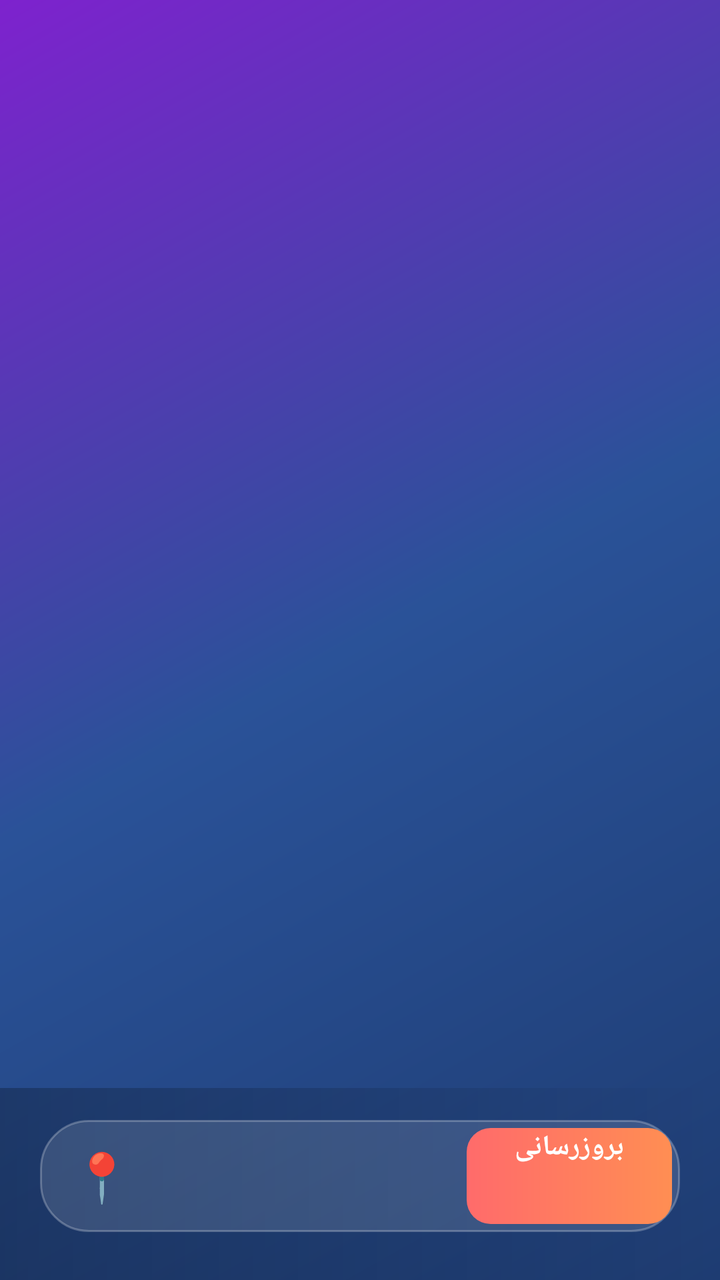
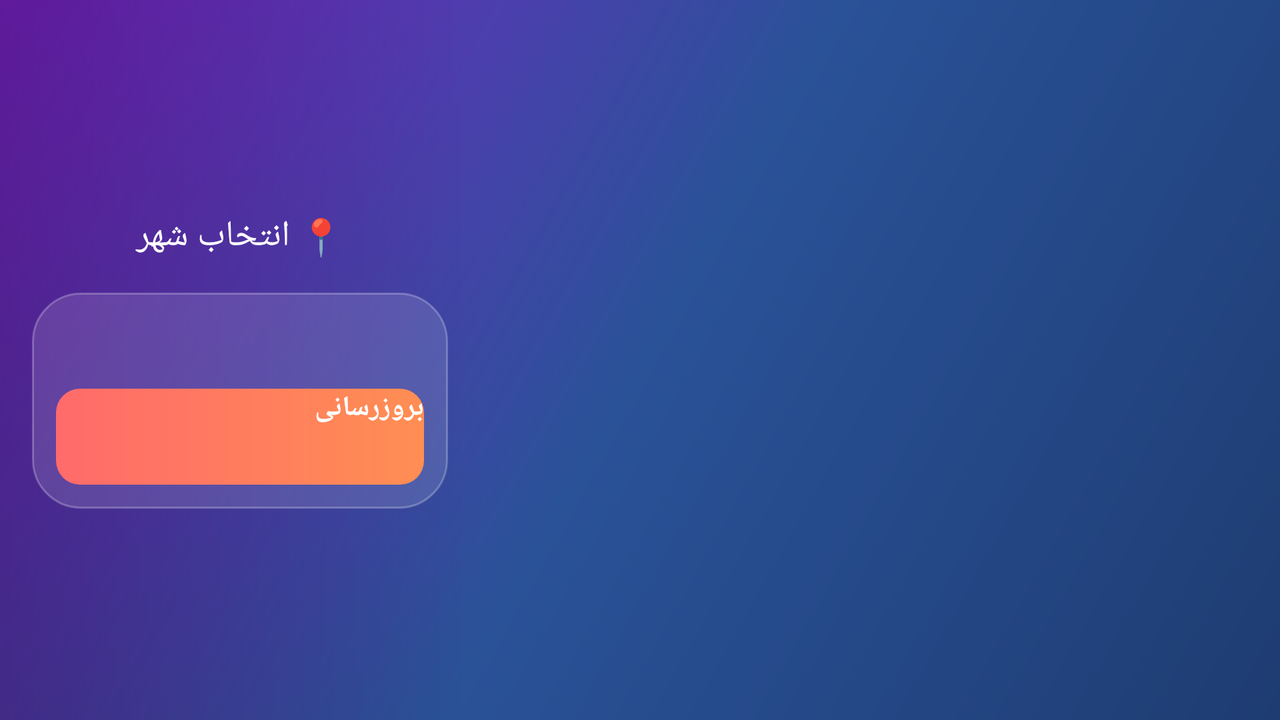

Compare how this app lays out the same screen by default and in its alternative resource folder. The renders come first, then the two layout files and the values they reference.
<!-- AndroidManifest.xml: application theme Theme.Weather -->
<!-- res/layout/activity_main.xml -->
<?xml version="1.0" encoding="utf-8"?>
<RelativeLayout xmlns:android="http://schemas.android.com/apk/res/android"
    android:layout_width="match_parent"
    android:layout_height="match_parent"
    android:background="@drawable/gradient_background">

    
    <FrameLayout
        android:id="@+id/fragment_container"
        android:layout_width="match_parent"
        android:layout_height="match_parent"
        android:layout_above="@id/bottom_controls"/>

    
    <LinearLayout
        android:id="@+id/bottom_controls"
        android:layout_width="match_parent"
        android:layout_height="wrap_content"
        android:orientation="vertical"
        android:layout_alignParentBottom="true"
        android:paddingLeft="20dp"
        android:paddingRight="20dp"
        android:paddingTop="16dp"
        android:paddingBottom="24dp"
        android:background="@drawable/bottom_panel_background">

        
        <LinearLayout
            android:layout_width="match_parent"
            android:layout_height="wrap_content"
            android:orientation="horizontal"
            android:background="@drawable/selector_background"
            android:padding="4dp"
            android:gravity="center_vertical"
            android:elevation="2dp">

            <TextView
                android:layout_width="wrap_content"
                android:layout_height="wrap_content"
                android:text="📍"
                android:textSize="24sp"
                android:paddingLeft="12dp"
                android:paddingRight="8dp"/>

            <Spinner
                android:id="@+id/citySpinner"
                android:layout_width="0dp"
                android:layout_height="wrap_content"
                android:layout_weight="1"
                android:padding="14dp"
                android:background="@android:color/transparent"/>

            <Button
                android:id="@+id/getWeatherButton"
                android:layout_width="wrap_content"
                android:layout_height="48dp"
                android:text="بروزرسانی"
                android:textColor="#FFFFFF"
                android:textSize="14sp"
                android:textStyle="bold"
                android:background="@drawable/button_background"
                android:paddingLeft="24dp"
                android:paddingRight="24dp"
                android:layout_marginStart="8dp"
                android:elevation="4dp"/>
        </LinearLayout>

    </LinearLayout>

</RelativeLayout>
<!-- resources referenced by this layout -->
<resources>
  <!-- drawable bottom_panel_background (drawable) -->
  <?xml version="1.0" encoding="utf-8"?>
  <shape xmlns:android="http://schemas.android.com/apk/res/android"
      android:shape="rectangle">
      <gradient
          android:angle="180"
          android:startColor="#00000000"
          android:endColor="#40000000"
          android:type="linear"/>
  </shape>
  <!-- drawable button_background (drawable) -->
  <?xml version="1.0" encoding="utf-8"?>
  <shape xmlns:android="http://schemas.android.com/apk/res/android"
      android:shape="rectangle">
      <gradient
          android:angle="0"
          android:startColor="#FF6B6B"
          android:endColor="#FF8E53"
          android:type="linear"/>
      <corners android:radius="12dp"/>
  </shape>
  <!-- drawable gradient_background (drawable) -->
  <?xml version="1.0" encoding="utf-8"?>
  <shape xmlns:android="http://schemas.android.com/apk/res/android">
      <gradient
          android:angle="135"
          android:startColor="#1e3c72"
          android:centerColor="#2a5298"
          android:endColor="#7e22ce"
          android:type="linear"/>
  </shape>
  <!-- drawable selector_background (drawable) -->
  <?xml version="1.0" encoding="utf-8"?>
  <shape xmlns:android="http://schemas.android.com/apk/res/android"
      android:shape="rectangle">
      <solid android:color="#20FFFFFF"/>
      <corners android:radius="24dp"/>
      <stroke
          android:width="1dp"
          android:color="#40FFFFFF"/>
  </shape>
</resources>
<!-- res/layout-land/activity_main.xml (the repository's variant of the layout above) -->
<!-- drawn on the phone turned sideways -->
<?xml version="1.0" encoding="utf-8"?>
<RelativeLayout xmlns:android="http://schemas.android.com/apk/res/android"
    android:layout_width="match_parent"
    android:layout_height="match_parent"
    android:background="@drawable/gradient_background">


    <FrameLayout
        android:id="@+id/fragment_container"
        android:layout_width="match_parent"
        android:layout_height="match_parent"
        android:layout_toEndOf="@id/side_controls"
        android:layout_marginStart="12dp"/>


    <LinearLayout
        android:id="@+id/side_controls"
        android:layout_width="240dp"
        android:layout_height="match_parent"
        android:orientation="vertical"
        android:layout_alignParentStart="true"
        android:padding="16dp"
        android:gravity="center"
        android:background="@drawable/bottom_panel_background">

        <TextView
            android:layout_width="match_parent"
            android:layout_height="wrap_content"
            android:text="📍 انتخاب شهر"
            android:textSize="18sp"
            android:textColor="#FFFFFF"
            android:gravity="center"
            android:layout_marginBottom="16dp"
            android:fontFamily="sans-serif-medium"/>

        <LinearLayout
            android:layout_width="match_parent"
            android:layout_height="wrap_content"
            android:orientation="vertical"
            android:background="@drawable/selector_background"
            android:padding="12dp">

            <Spinner
                android:id="@+id/citySpinner"
                android:layout_width="match_parent"
                android:layout_height="wrap_content"
                android:padding="12dp"
                android:layout_marginBottom="12dp"/>

            <Button
                android:id="@+id/getWeatherButton"
                android:layout_width="match_parent"
                android:layout_height="48dp"
                android:text="بروزرسانی"
                android:textColor="#FFFFFF"
                android:textSize="14sp"
                android:textStyle="bold"
                android:background="@drawable/button_background"
                android:elevation="4dp"/>
        </LinearLayout>

    </LinearLayout>

</RelativeLayout>
